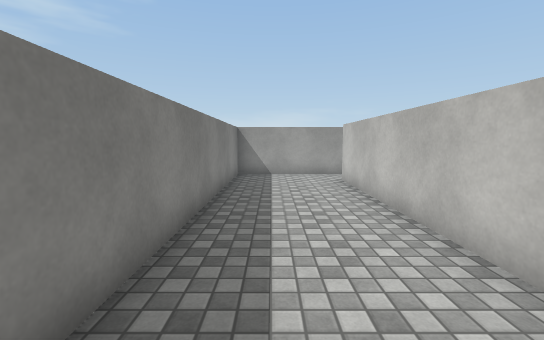
View 1 (above)

16 first-person views from a walk through a scene from a Unity 3-D project. The camera is 1.4 m above the floor, tilts 6° down and sees 90° across. The floor is counted in squares, 1 m on a side. Each view is taken from the middle of a square. On the plan, view 1 faces up. The plan holds only what a view shows up to about 13 squares ahead; the rest is blank. The player is left out. Surface patterns are stand-ins for the level's own textures.

View 2
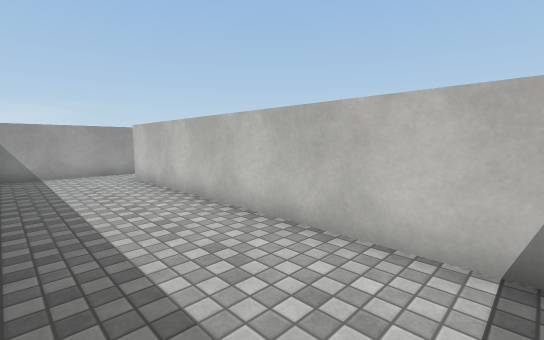

View 3
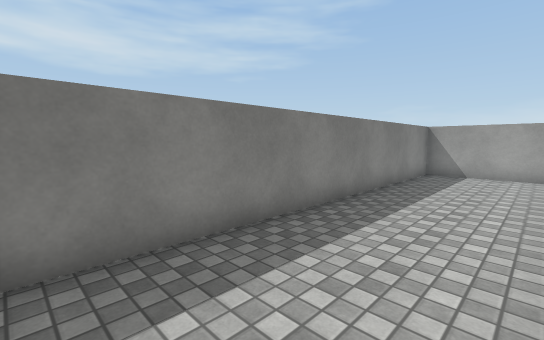

View 4
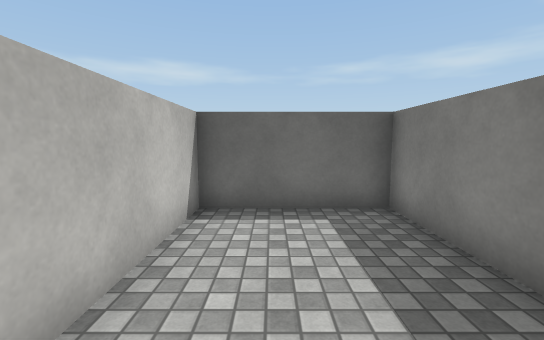

View 5
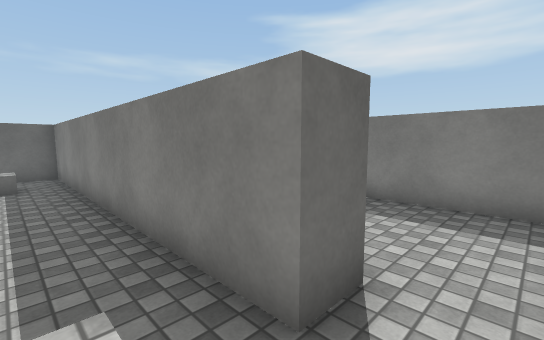

View 6
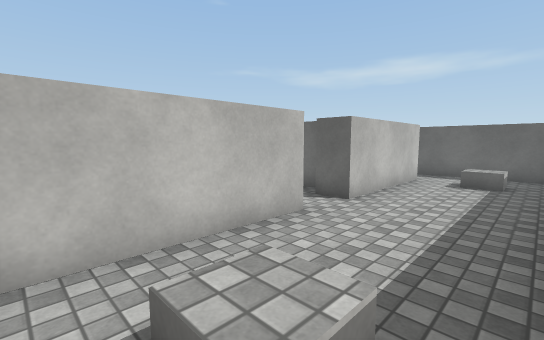

View 7
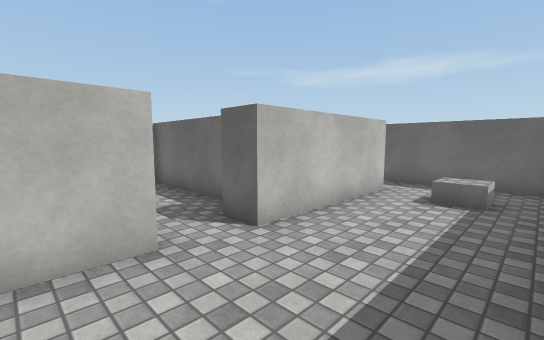

View 8
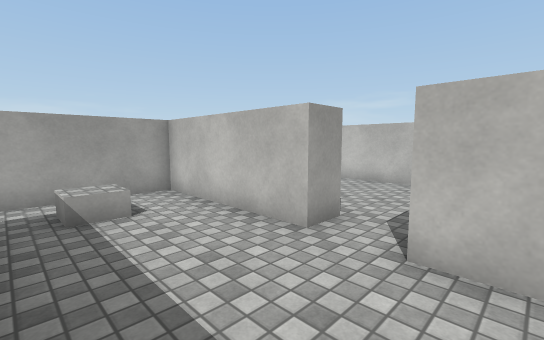

View 9
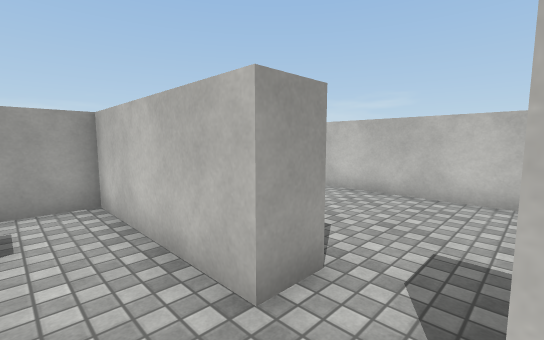

View 10
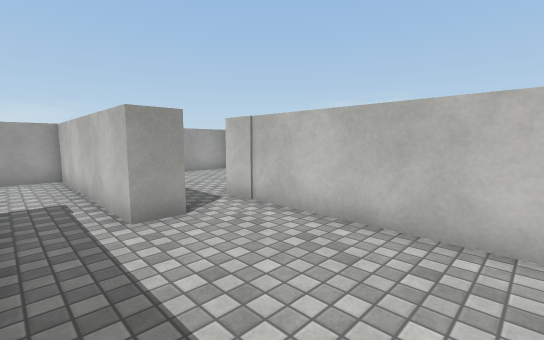

View 11
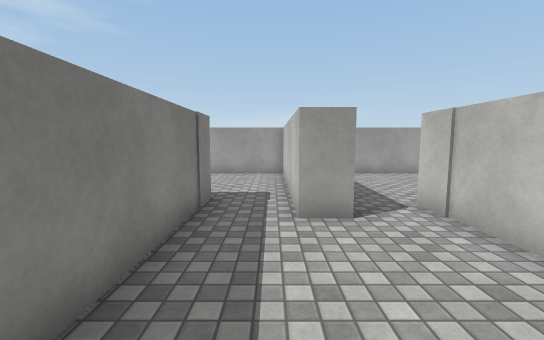

View 12
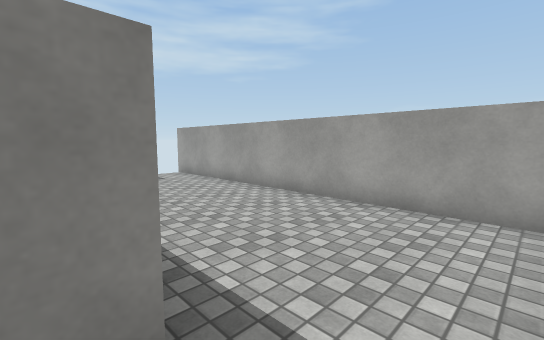

View 13
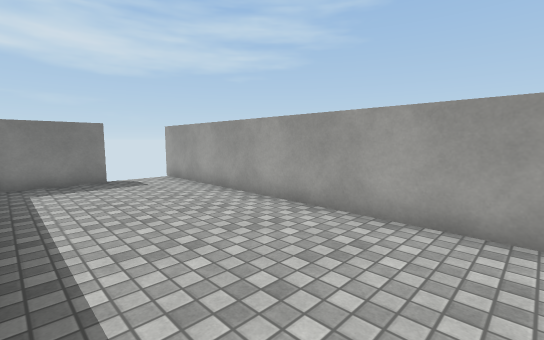

View 14
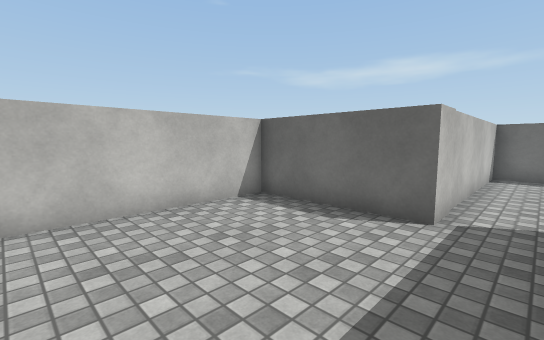

View 15
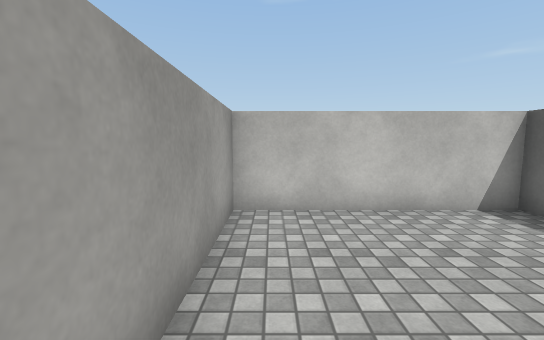

View 16
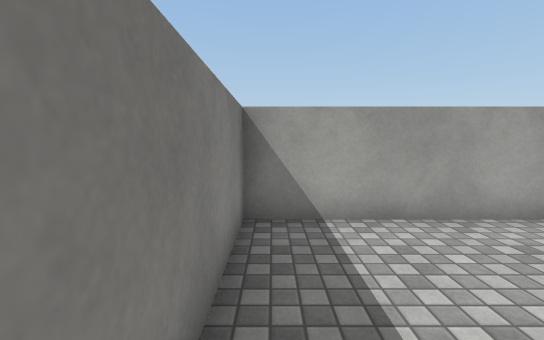

### Floor plan
Ten units are one square. View 1 is at (0, 0); x grows to the right and y downward. Boxes are objects, and circles mark ways between rooms. Rooms are numbered by the first view taken in them; rooms with no view inside come last. Other rooms are left out.
<svg viewBox="-25 -183 205 204">
<path fill="none" stroke="#000" d="M25 -116 -15 -116 -15 16 25 16 25 -98M74 -66 74 -116 25 -116M25 -98 35 -98 35 16 65 16M74 0 74 -50M85 -66 74 -66M115 -108 105 -108 105 -126M88 -43 133 -43 133 -104M74 -50 84 -50M85 -126 85 -74M-15 -156 -15 -129M105 -126 105 -178 -20 -178M133 -104 133 -119 175 -119 175 -178 115 -178 115 -134"/>
<rect x="45" y="-15" width="10" height="10" fill="#bbb"><title>cube</title></rect>
<rect x="45" y="-105" width="10" height="10" fill="#bbb"><title>cube</title></rect>
<circle cx="30" cy="-105" r="3" fill="#2a7"/>
<circle cx="80" cy="-60" r="3" fill="#2a7"/>
<circle cx="95" cy="-115" r="3" fill="#2a7"/>
<circle cx="120" cy="-115" r="3" fill="#2a7"/>
<text x="0" y="-50">1</text>
<text x="50" y="-60">2</text>
<text x="100" y="-80">3</text>
<text x="40" y="-150">4</text>
<text x="140" y="-150">5</text>
</svg>
Room 1 opens to room 2. Room 2 opens to room 3. Room 3 opens to room 4. Room 3 opens to room 5.

Where each view was taken, in squares from view 1:
view 1: 0 up, 0 right, facing up
view 2: 1 down, 1 left, facing up-right
view 3: 1 down, 2 right, facing up-left
view 4: 4 up, 1 right, facing down
view 5: 11 up, 5 right, facing down-left
view 6: 11 up, 4 right, facing down-right
view 7: 8 up, 4 right, facing down-right
view 8: 4 up, 4 right, facing up-right
view 9: 5 up, 6 right, facing up-right
view 10: 6 up, 9 right, facing up-right
view 11: 6 up, 10 right, facing up
view 12: 12 up, 10 right, facing up-left
view 13: 13 up, 9 right, facing up-left
view 14: 17 up, 12 right, facing down-right
view 15: 17 up, 12 right, facing right
view 16: 13 up, 12 right, facing up
